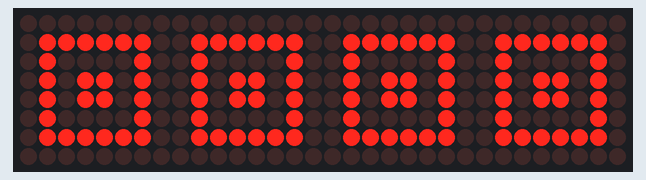
Recording of a program running on a simulated Seeed XIAO (SAMD21). Parts: 32×8 LED matrix.

Above: at 0.08 s.
At 114.9 s:
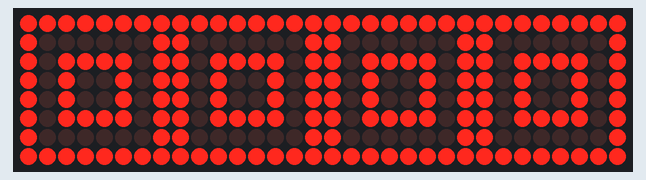

The program:

main.cpp
```cpp
#include "LedControl.h"

LedControl lc = LedControl(10, 8, 7, 4); // Pin and # of Displays

unsigned long delayTime = 200; // Delay between Frames

// Put values in arrays
byte invader1a[] =
    {
        B00011000, // First frame of invader #1
        B00111100,
        B01111110,
        B11011011,
        B11111111,
        B00100100,
        B01011010,
        B10100101};

byte invader1b[] =
    {
        B00011000, // Second frame of invader #1
        B00111100,
        B01111110,
        B11011011,
        B11111111,
        B00100100,
        B01011010,
        B01000010};

byte invader2a[] =
    {
        B00100100, // First frame of invader #1
        B00100100,
        B01111110,
        B11011011,
        B11111111,
        B11111111,
        B10100101,
        B00100100};

byte invader2b[] =
    {
        B00100100, // Second frame of invader #3
        B10100101,
        B11111111,
        B11011011,
        B11111111,
        B01111110,
        B00100100,
        B01000010};

void setup()
{
  for (int i = 0; i < 4; i++)
  {
    lc.shutdown(i, false);
    lc.setIntensity(i, 1);
    lc.clearDisplay(i);
  }
}

//  Take values in Arrays and Display them
void sinvader1a(int device)
{
  for (int i = 0; i < 8; i++)
  {
    lc.setRow(device, i, invader1a[i]);
  }
}

void sinvader1b(int device)
{
  for (int i = 0; i < 8; i++)
  {
    lc.setRow(device, i, invader1b[i]);
  }
}

void sinvader2a(int device)
{
  for (int i = 0; i < 8; i++)
  {
    lc.setRow(device, i, invader2a[i]);
  }
}

void sinvader2b(int device)
{
  for (int i = 0; i < 8; i++)
  {
    lc.setRow(device, i, invader2b[i]);
  }
}

void loop()
{
  for (int i = 0; i < 8; i++)
  {
    lc.setRow(i, 0, B00000000);
    lc.setRow(i, 1, B01111110);
    lc.setRow(i, 2, B01000010);
    lc.setRow(i, 3, B01011010);
    lc.setRow(i, 4, B01011010);
    lc.setRow(i, 5, B01000010);
    lc.setRow(i, 6, B01111110);
    lc.setRow(i, 7, B00000000);
  }

  delay(120);

  for (int i = 0; i < 8; i++)
  {
    lc.setRow(i, 0, B11111111);
    lc.setRow(i, 1, B10000001);
    lc.setRow(i, 2, B10111101);
    lc.setRow(i, 3, B10100101);
    lc.setRow(i, 4, B10100101);
    lc.setRow(i, 5, B10111101);
    lc.setRow(i, 6, B10000001);
    lc.setRow(i, 7, B11111111);
  }
  delay(120);
}
```
